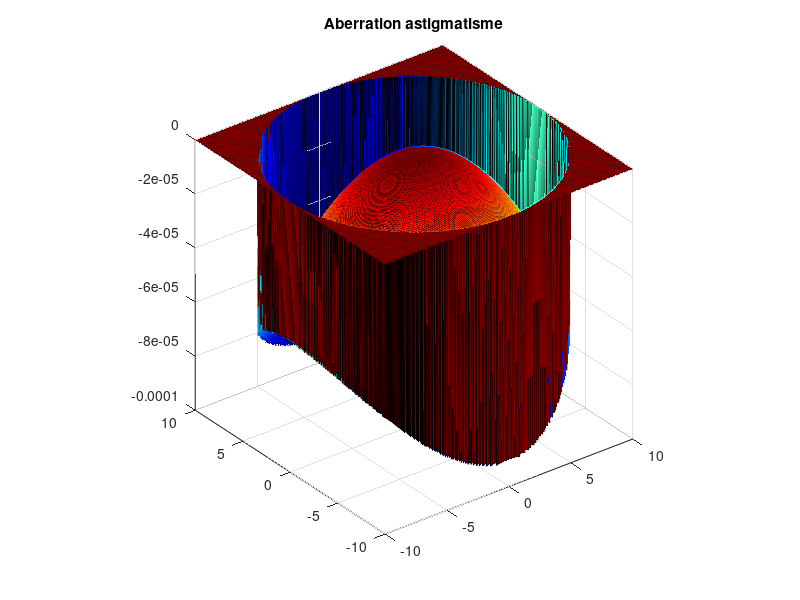
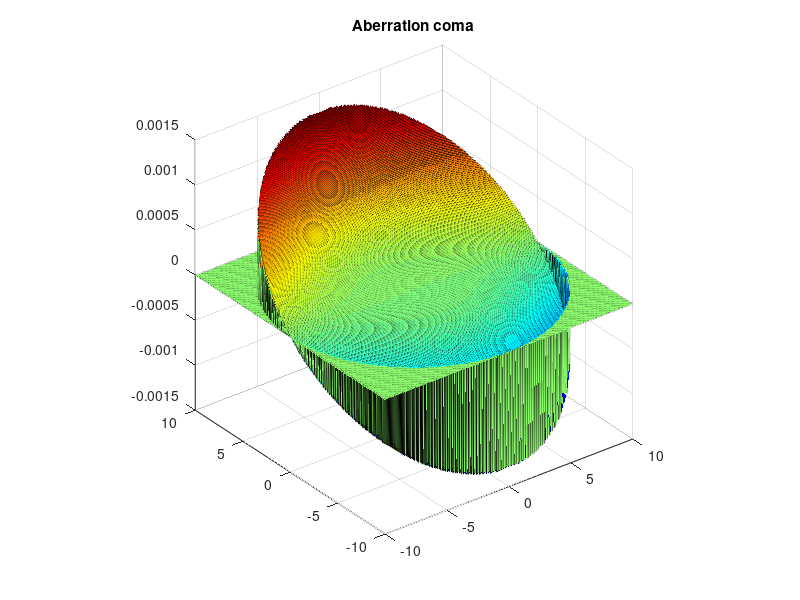
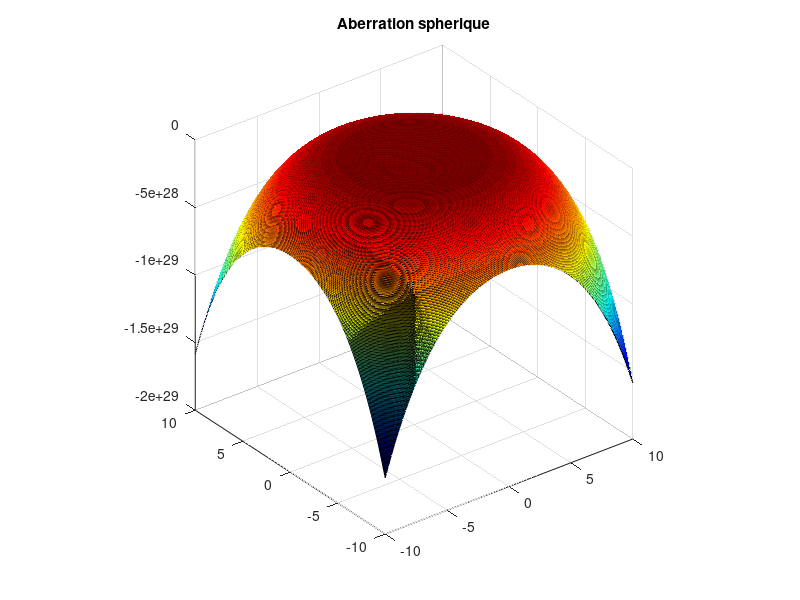
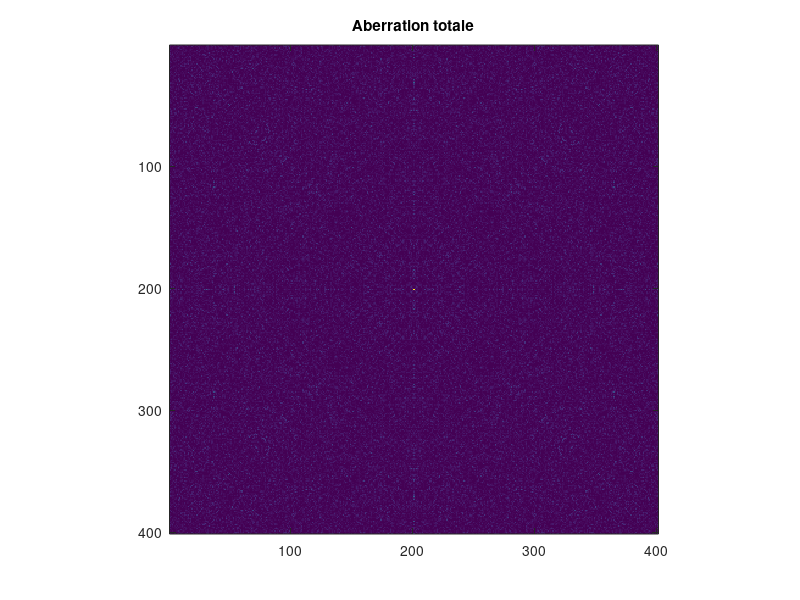

Reproduce these figures in MATLAB, in order.
%% An illustration of phase aberration
clc; clear; close all;

%% Variables
no = 1;
ni = 1.5;
R = 100; % mm
K = 10; % constante conique
V = (ni-no)/R;
f = 1/V
D = 20; % diametre lentille en mm
lambda = 0.55e-3; % mm

po = -400; % mm -> position de l'objet (on est en mode 4F)
ho = 10; % mm -> hauteur de l'objet
thetao = atan(ho/po); % rad
pi = 1/(V+1/po);
hi = ho*pi/po;
thetai = atan(hi/pi);

% definition de la pupille
[x,y] = meshgrid(-200:200, -200:200);
x = x/200*D/2;
y = y/200*D/2;
pupille = sqrt(x.^2+y.^2) < 10;

% aberration d'astigmatie
A1 = no*thetao^2/4*(0.5/R*(1/ni-1/no) + 1/(no*po)-1/(ni*pi))
A1p = no*thetao^2/4/R*(1/ni-1/no)

W1 = (A1*y.^2 + A1p*x.^2).*pupille; % aberration du front d'onde

% aberration de coma
A2 = no^2*thetao*(1/po-1/R)*(1/(ni*pi)-1/(no*po))
W2 = A2*(y.^3 + x.^2.*y).*pupille;

% aberration spherique
sphericAberration = @(K) -K/(8*R^3)*(ni-no) - no^2/8*(1/po-1/R)^2*(1/(ni*pi)-1/(no*po))

Kmin = fminsearch(sphericAberration, 50)
% la valeur pour laquelle l'aberrration spherique est minimale tend vers 
% moins l'infini??

A3 = sphericAberration(Kmin)

W3 = A3*(x.^2+y.^2).^2;

W = W1 + W2 + W3;
phase = 2*pi/lambda*W;
phaseur = pupille.*exp(-1i*phase);
largePhaseur = zeros(800, 800);
largePhaseur(1:401, 1:401) = phaseur;

psf = fftshift(abs(fft2(phaseur)).^2);

% plot data
figure();
surf(x,y,W1); axis square;
title('Aberration astigmatisme');
colormap(jet);
axis square;

figure();
surf(x,y,W2); axis square;

title('Aberration coma');
colormap(jet);
axis square;

figure();
surf(x,y,W3); axis square;
title('Aberration spherique');
colormap(jet);
axis square;

figure();
imagesc(psf);
title('Aberration totale');
axis square;
